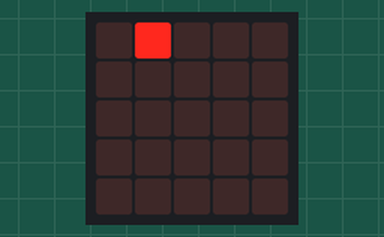
Bench run of a program on a simulated BBC micro:bit (MakeCode). Parts: the board's 5×5 LED display. Random numbers come from a fixed seed.

Above: at 0.05 s.
At 4.62 s:
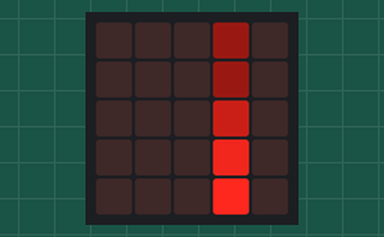
At 9.83 s:
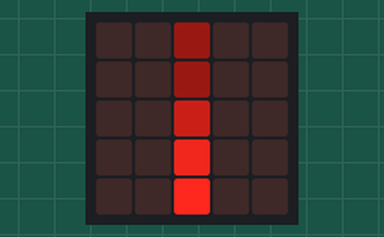
At 19.72 s:
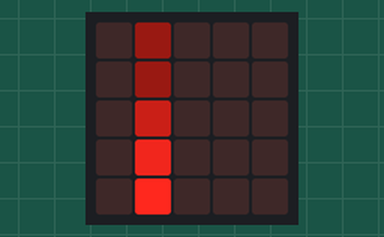
At 30.14 s:
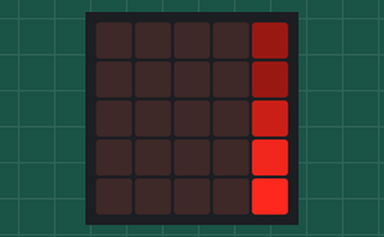
At 39.93 s:
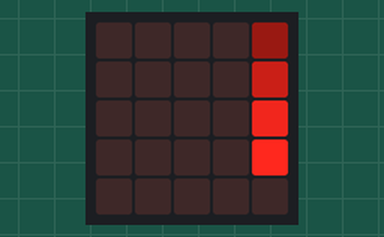

The program:

main.ts
```typescript
let y = 0
let x = randint(0, 4)
led.plot(x, y)
basic.forever(function () {
    while (y < 5) {
        basic.pause(100)
        led.stopAnimation()
        led.unplot(x, y)
        led.plotBrightness(x, y, 200)
        y += 1
        led.plot(x, y)
        if (led.point(x, 2)) {
            led.plotBrightness(x, 1, 210)
            led.plotBrightness(x, 0, 105)
        }
        if (led.point(x, 3)) {
            led.plotBrightness(x, 2, 210)
            led.plotBrightness(x, 1, 105)
            led.plotBrightness(x, 0, 25)
        }
        if (led.point(x, 4)) {
            led.plotBrightness(x, 3, 210)
            led.plotBrightness(x, 2, 105)
            led.plotBrightness(x, 1, 25)
        }
    }
    led.unplot(x, y)
    y = 0
    x = randint(0, 4)
    led.plot(x, y)
})
```

test.ts
```typescript
// les tests vont ici ; cela ne sera pas compilé si ce paquet est utilisé en tant qu'extension.
```
